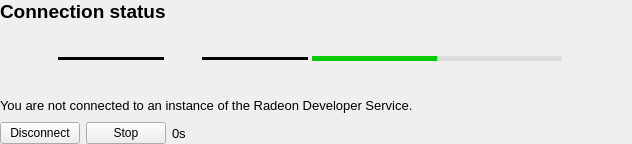
<?xml version="1.0" encoding="UTF-8"?>
<ui version="4.0">
 <class>ConnectionStatusView</class>
 <widget class="QWidget" name="ConnectionStatusView">
  <property name="geometry">
   <rect>
    <x>0</x>
    <y>0</y>
    <width>632</width>
    <height>144</height>
   </rect>
  </property>
  <property name="windowTitle">
   <string>Form</string>
  </property>
  <layout class="QVBoxLayout" name="verticalLayout">
   <property name="leftMargin">
    <number>0</number>
   </property>
   <property name="topMargin">
    <number>0</number>
   </property>
   <property name="rightMargin">
    <number>0</number>
   </property>
   <property name="bottomMargin">
    <number>0</number>
   </property>
   <item>
    <widget class="QLabel" name="connectionStatusHeader">
     <property name="maximumSize">
      <size>
       <width>16777215</width>
       <height>16777215</height>
      </size>
     </property>
     <property name="font">
      <font>
       <pointsize>14</pointsize>
       <weight>75</weight>
       <bold>true</bold>
      </font>
     </property>
     <property name="text">
      <string>Connection status</string>
     </property>
    </widget>
   </item>
   <item>
    <layout class="QHBoxLayout" name="statusIndicatorHorizontalLayout">
     <property name="spacing">
      <number>4</number>
     </property>
     <item>
      <widget class="QLabel" name="computerImage">
       <property name="minimumSize">
        <size>
         <width>54</width>
         <height>40</height>
        </size>
       </property>
       <property name="maximumSize">
        <size>
         <width>54</width>
         <height>40</height>
        </size>
       </property>
       <property name="text">
        <string/>
       </property>
       <property name="pixmap">
        <pixmap resource="../Panel.qrc">:/images/Computer.png</pixmap>
       </property>
       <property name="scaledContents">
        <bool>true</bool>
       </property>
       <property name="alignment">
        <set>Qt::AlignCenter</set>
       </property>
      </widget>
     </item>
     <item>
      <widget class="QWidget" name="statusWidget" native="true">
       <property name="minimumSize">
        <size>
         <width>250</width>
         <height>0</height>
        </size>
       </property>
       <property name="maximumSize">
        <size>
         <width>250</width>
         <height>16777215</height>
        </size>
       </property>
       <layout class="QHBoxLayout" name="horizontalLayout_2">
        <property name="spacing">
         <number>4</number>
        </property>
        <property name="leftMargin">
         <number>0</number>
        </property>
        <property name="topMargin">
         <number>0</number>
        </property>
        <property name="rightMargin">
         <number>0</number>
        </property>
        <property name="bottomMargin">
         <number>0</number>
        </property>
        <item>
         <widget class="Line" name="connectionLine">
          <property name="sizePolicy">
           <sizepolicy hsizetype="Expanding" vsizetype="Fixed">
            <horstretch>0</horstretch>
            <verstretch>0</verstretch>
           </sizepolicy>
          </property>
          <property name="minimumSize">
           <size>
            <width>0</width>
            <height>3</height>
           </size>
          </property>
          <property name="styleSheet">
           <string notr="true">QFrame[frameShape=&quot;4&quot;] /* QFrame::HLine == 0x0004 */
{
    	color: black;
}</string>
          </property>
          <property name="frameShadow">
           <enum>QFrame::Plain</enum>
          </property>
          <property name="lineWidth">
           <number>5</number>
          </property>
          <property name="orientation">
           <enum>Qt::Horizontal</enum>
          </property>
         </widget>
        </item>
        <item>
         <widget class="QLabel" name="connectionStatusImage">
          <property name="minimumSize">
           <size>
            <width>30</width>
            <height>30</height>
           </size>
          </property>
          <property name="maximumSize">
           <size>
            <width>30</width>
            <height>30</height>
           </size>
          </property>
          <property name="text">
           <string/>
          </property>
          <property name="pixmap">
           <pixmap resource="../Panel.qrc">:/images/X.png</pixmap>
          </property>
          <property name="scaledContents">
           <bool>true</bool>
          </property>
          <property name="alignment">
           <set>Qt::AlignCenter</set>
          </property>
         </widget>
        </item>
        <item>
         <widget class="Line" name="connectionLineDisconnected">
          <property name="sizePolicy">
           <sizepolicy hsizetype="Expanding" vsizetype="Fixed">
            <horstretch>0</horstretch>
            <verstretch>0</verstretch>
           </sizepolicy>
          </property>
          <property name="minimumSize">
           <size>
            <width>0</width>
            <height>3</height>
           </size>
          </property>
          <property name="styleSheet">
           <string notr="true">QFrame[frameShape=&quot;4&quot;] /* QFrame::HLine == 0x0004 */
{
    color: black;
}</string>
          </property>
          <property name="frameShadow">
           <enum>QFrame::Plain</enum>
          </property>
          <property name="lineWidth">
           <number>5</number>
          </property>
          <property name="orientation">
           <enum>Qt::Horizontal</enum>
          </property>
         </widget>
        </item>
       </layout>
      </widget>
     </item>
     <item>
      <widget class="QProgressBar" name="progressWidget">
       <property name="sizePolicy">
        <sizepolicy hsizetype="Preferred" vsizetype="Fixed">
         <horstretch>0</horstretch>
         <verstretch>0</verstretch>
        </sizepolicy>
       </property>
       <property name="minimumSize">
        <size>
         <width>250</width>
         <height>0</height>
        </size>
       </property>
       <property name="maximumSize">
        <size>
         <width>250</width>
         <height>5</height>
        </size>
       </property>
       <property name="styleSheet">
        <string notr="true">QProgressBar 
{
	border: 0px;
	background-color: #DDDDDD;
}

QProgressBar::chunk 
{
    background-color: #00CC00;
}</string>
       </property>
       <property name="maximum">
        <number>0</number>
       </property>
       <property name="value">
        <number>-1</number>
       </property>
       <property name="textVisible">
        <bool>false</bool>
       </property>
       <property name="invertedAppearance">
        <bool>false</bool>
       </property>
      </widget>
     </item>
     <item>
      <widget class="QLabel" name="rdsHostImage">
       <property name="minimumSize">
        <size>
         <width>60</width>
         <height>60</height>
        </size>
       </property>
       <property name="maximumSize">
        <size>
         <width>60</width>
         <height>60</height>
        </size>
       </property>
       <property name="frameShadow">
        <enum>QFrame::Plain</enum>
       </property>
       <property name="text">
        <string/>
       </property>
       <property name="textFormat">
        <enum>Qt::AutoText</enum>
       </property>
       <property name="pixmap">
        <pixmap resource="../Panel.qrc">:/images/RDS_Icon_Gray.png</pixmap>
       </property>
       <property name="scaledContents">
        <bool>true</bool>
       </property>
       <property name="alignment">
        <set>Qt::AlignCenter</set>
       </property>
      </widget>
     </item>
     <item>
      <spacer name="horizontalSpacer">
       <property name="orientation">
        <enum>Qt::Horizontal</enum>
       </property>
       <property name="sizeType">
        <enum>QSizePolicy::Expanding</enum>
       </property>
       <property name="sizeHint" stdset="0">
        <size>
         <width>40</width>
         <height>20</height>
        </size>
       </property>
      </spacer>
     </item>
    </layout>
   </item>
   <item>
    <widget class="QLabel" name="connectionStatusText">
     <property name="font">
      <font>
       <pointsize>10</pointsize>
      </font>
     </property>
     <property name="text">
      <string>You are not connected to an instance of the Radeon Developer Service.</string>
     </property>
     <property name="wordWrap">
      <bool>true</bool>
     </property>
    </widget>
   </item>
   <item>
    <layout class="QHBoxLayout" name="horizontalLayout">
     <item>
      <widget class="QPushButton" name="disconnectButton">
       <property name="text">
        <string>Disconnect</string>
       </property>
      </widget>
     </item>
     <item>
      <widget class="QPushButton" name="stopAttemptButton">
       <property name="text">
        <string>Stop</string>
       </property>
      </widget>
     </item>
     <item>
      <widget class="QLabel" name="attemptTimeoutText">
       <property name="font">
        <font>
         <pointsize>10</pointsize>
        </font>
       </property>
       <property name="text">
        <string>0s</string>
       </property>
      </widget>
     </item>
     <item>
      <spacer name="horizontalSpacer_2">
       <property name="orientation">
        <enum>Qt::Horizontal</enum>
       </property>
       <property name="sizeHint" stdset="0">
        <size>
         <width>40</width>
         <height>0</height>
        </size>
       </property>
      </spacer>
     </item>
    </layout>
   </item>
  </layout>
 </widget>
 <resources>
  <include location="../Panel.qrc"/>
 </resources>
 <connections/>
</ui>
